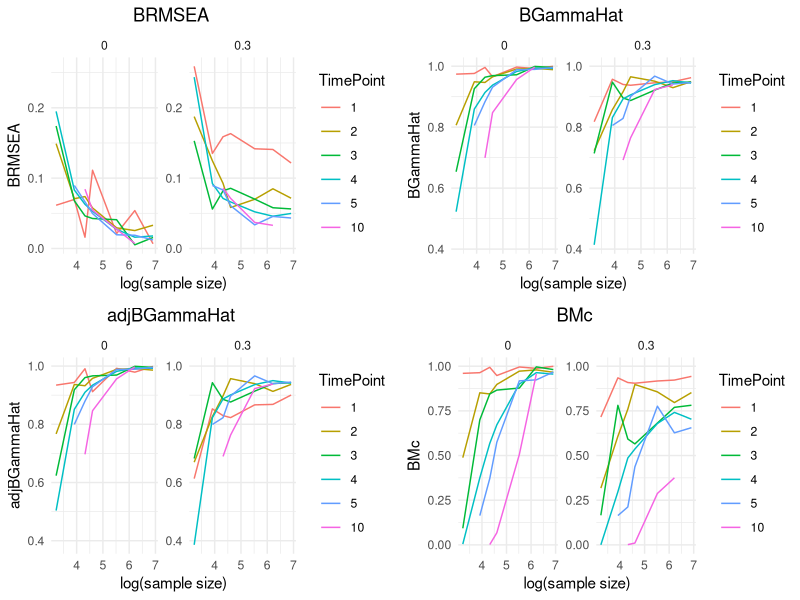
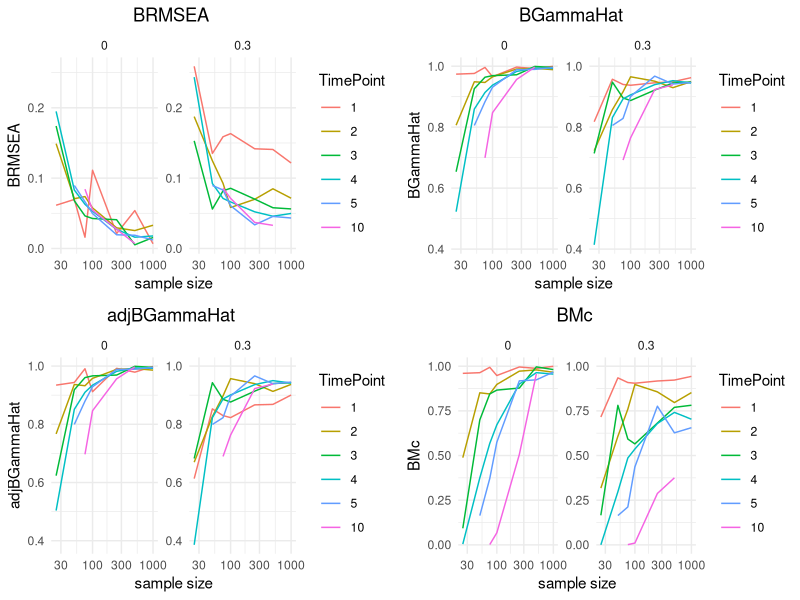
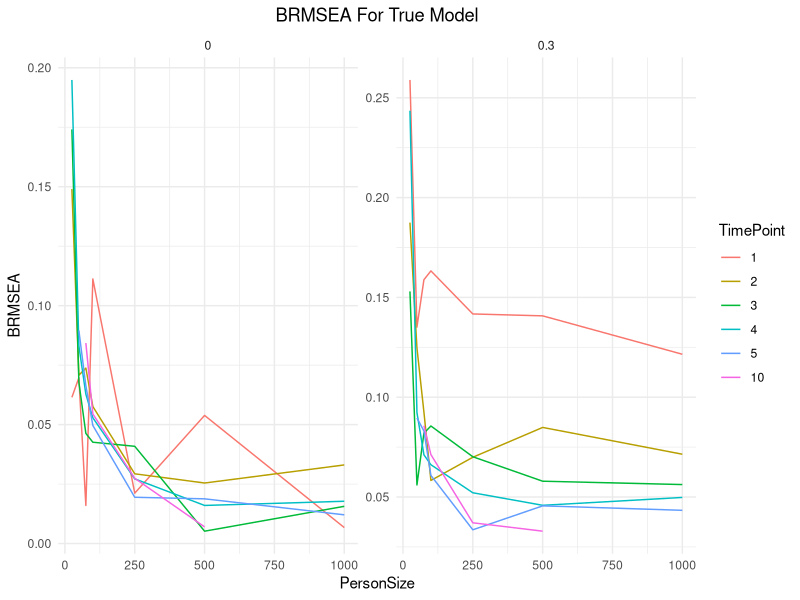
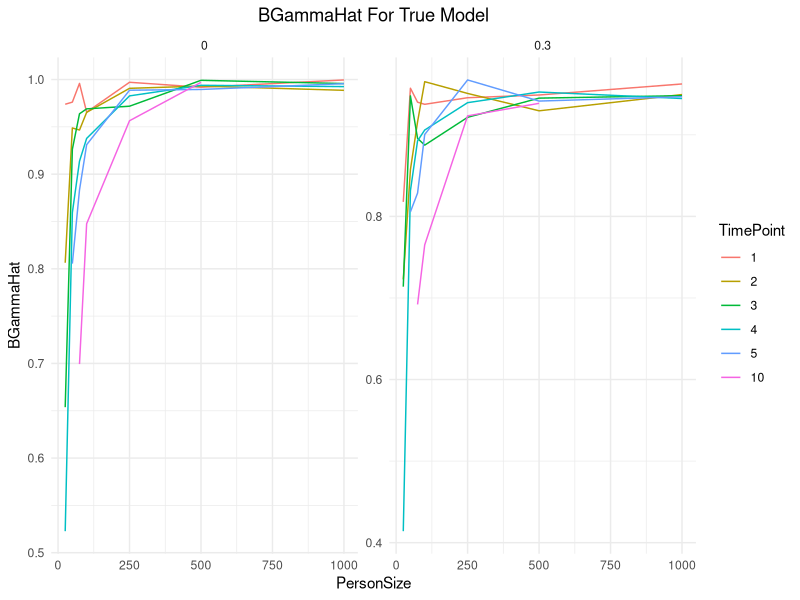
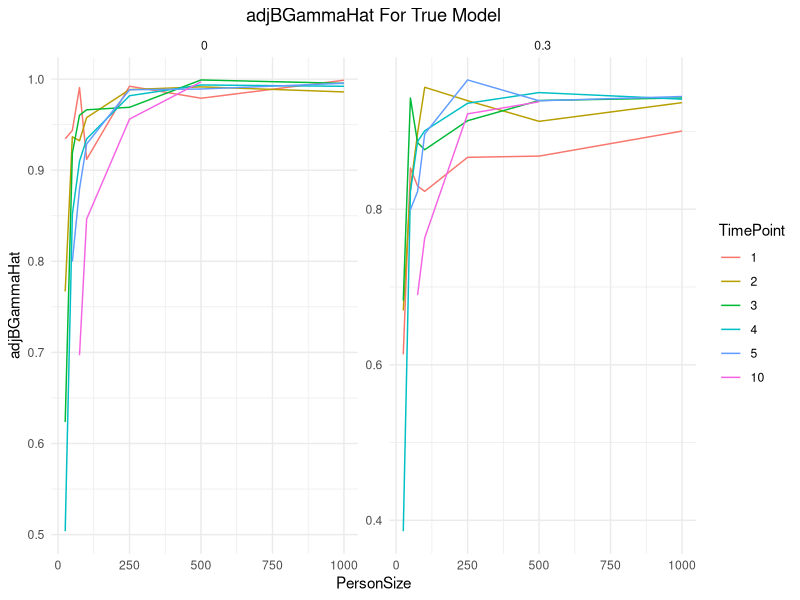
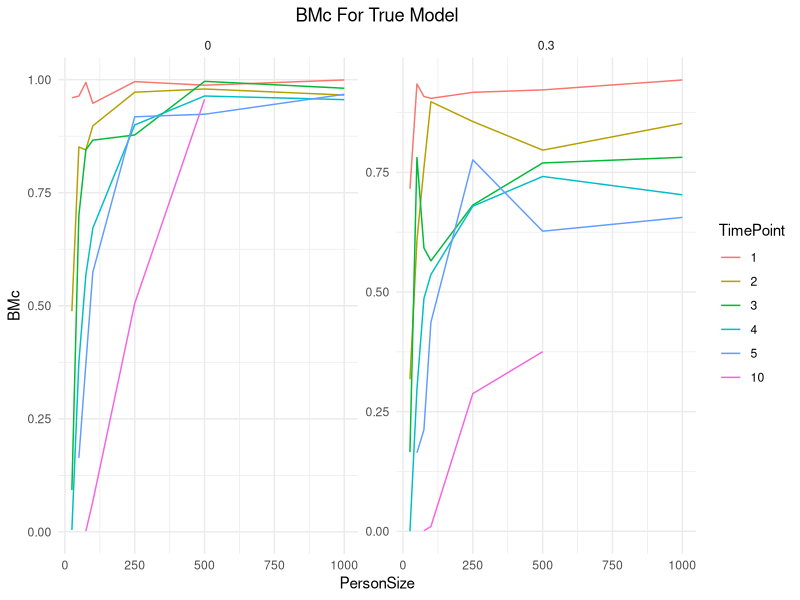
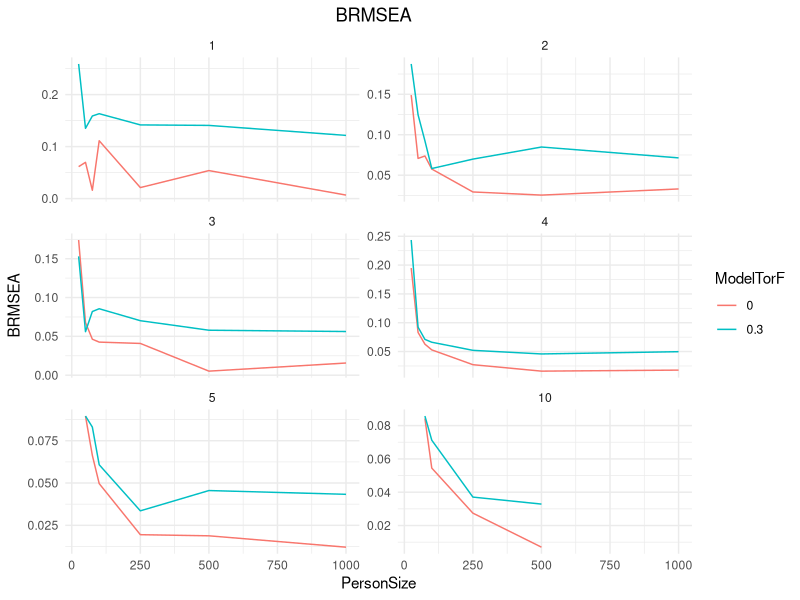
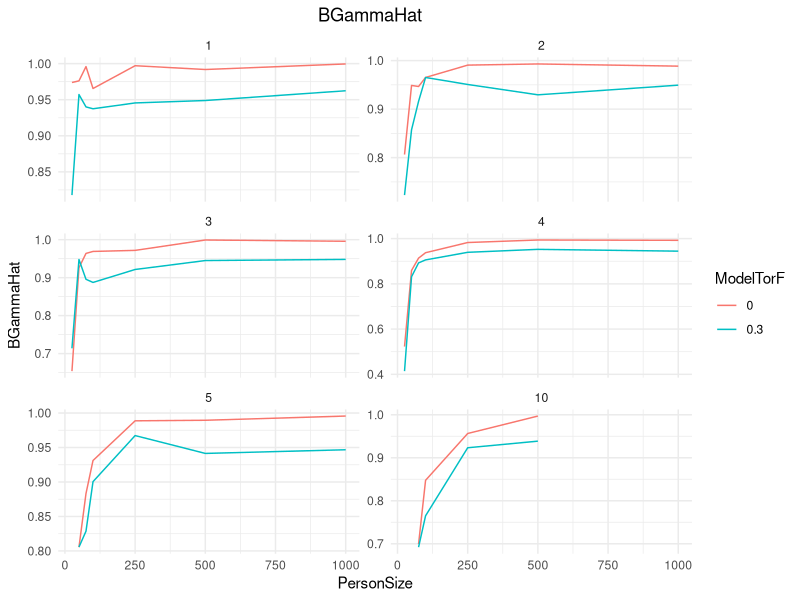

Write R code to recreate these figures, in order.
setwd("/Users/admin/Desktop/Research Project/CODE/TUUni/FINAL/old run")
getwd()

library(readr)
library(dplyr)
library(ggplot2)
data <- read_csv("final_combined.csv")





#final_column_num 4, 5, 6, 7 for BRMSEA BGammaHat adjBGammaHat      BMc
# final_column_name_str "BRMSEA"  "BGammaHat" "adjBGammaHat"      "BMc"

Create2graphs <- function(data_MAIN, final_column_num, final_column_name_str){

  BRMSEA_data <- data_MAIN[,c(1,2,3,final_column_num)]
  BRMSEA_TM <- BRMSEA_data %>% filter( ModelTorF == 0)
  BRMSEA_TM <- BRMSEA_TM[,c(1,2,4)]
  BRMSEA_FM <- BRMSEA_data  %>% filter(ModelTorF == 0.3)
  BRMSEA_FM <- BRMSEA_FM[,c(1,2,4)]
  

  my_plot1 <-ggplot(BRMSEA_TM, aes_string(x = "PersonSize", y= final_column_name_str, color = "as.factor(TimePoint)")) +
    geom_line() +
    labs(x = "PersonSize", y = final_column_name_str, color = "TimePoint", title = paste(final_column_name_str, "For True Model", sep = " ") ) +
    theme_minimal() +
    theme(plot.title = element_text(hjust = 0.5))

  my_plot2 <- ggplot(BRMSEA_FM, aes_string(x = "PersonSize", y = final_column_name_str, color = "as.factor(TimePoint)")) +
    geom_line() +
    labs(x = "PersonSize", y = final_column_name_str, color = "TimePoint", title = paste(final_column_name_str, "For False Model", sep = " ") ) +
    theme_minimal() +
    theme(plot.title = element_text(hjust = 0.5))
  
  ggsave(paste(final_column_name_str, "T.jpg", sep = "_"), plot = my_plot1, width = 8, height = 6, units = "in")
  ggsave(paste(final_column_name_str, "F.jpg", sep = "_"), plot = my_plot2, width = 8, height = 6, units = "in")
}


#final_column_num 4, 5, 6, 7 for BRMSEA BGammaHat adjBGammaHat      BMc
# final_column_name_str "BRMSEA"  "BGammaHat" "adjBGammaHat"      "BMc"

# Create2graphs(data, 4, "BRMSEA" )
# Create2graphs(data, 5, "BGammaHat" )
# Create2graphs(data, 6, "adjBGammaHat" )
# Create2graphs(data, 7, "BMc" )
 

Create3graphs <- function(data_MAIN, final_column_num, final_column_name_str){
  
  BRMSEA_data <- data_MAIN[,c(1,2,3,final_column_num)]
  mac <- c(1, 2, 3, 4, 5, 10)
  BRMSEA_TM <- BRMSEA_data# %>% filter( ModelTorF == 0)
  
  
  
  
  my_plot1 <-ggplot(BRMSEA_TM, aes_string(x = "PersonSize", y= final_column_name_str, color = "as.factor( TimePoint)")) +
    geom_line() +
    facet_wrap(~ ModelTorF, scales = "free_y", nrow = 3, ncol = 2) +
    labs(x = "PersonSize", y = final_column_name_str, color = "TimePoint", title = paste(final_column_name_str, "For True Model", sep = " ") ) +
    theme_minimal() +
    theme(plot.title = element_text(hjust = 0.5))
  
  
  ggsave(paste(final_column_name_str, "Time.jpg", sep = "_"), plot = my_plot1, width = 8, height = 6, units = "in")
}

Create3graphs(data, 4, "BRMSEA" )
Create3graphs(data, 5, "BGammaHat" )
Create3graphs(data, 6, "adjBGammaHat" )
Create3graphs(data, 7, "BMc" )



Create4graphs <- function(data_MAIN, final_column_num, final_column_name_str){
  
  BRMSEA_data <- data_MAIN[,c(1,2,3,final_column_num)]
  mac <- c(1, 2, 3, 4, 5, 10)
  BRMSEA_TM <- BRMSEA_data# %>% filter( ModelTorF == 0)
  
  
  

  my_plot1 <-ggplot(BRMSEA_TM, aes_string(x = "PersonSize", y= final_column_name_str, color = "as.factor( ModelTorF)")) +
    geom_line() +
    facet_wrap(~ TimePoint, scales = "free_y", nrow = 3, ncol = 2) +
    labs(x = "PersonSize", y = final_column_name_str, color = "ModelTorF", title = paste(final_column_name_str, " ", sep = " ") ) +
    theme_minimal() +
    theme(plot.title = element_text(hjust = 0.5))
  

  ggsave(paste(final_column_name_str, "0_03.jpg", sep = "_"), plot = my_plot1, width = 8, height = 6, units = "in")
}

Create4graphs(data, 4, "BRMSEA" )
Create4graphs(data, 5, "BGammaHat" )
Create4graphs(data, 6, "adjBGammaHat" )
Create4graphs(data, 7, "BMc" )




Create5graphs <- function(data_MAIN, final_column_num, final_column_name_str){
  
  BRMSEA_data <- data_MAIN#[,c(1,2,3,final_column_num)]
  BRMSEA_TM <- BRMSEA_data# %>% filter( ModelTorF == 0)
  
  
  columns_to_plot <- c("BRMSEA", "BGammaHat", "adjBGammaHat", "BMc")
  
  # Create a list to store plots
  plots_list <- list()
  
  # Loop through each column and create a plot
  for (column in columns_to_plot) {  
  
    my_plot1 <-ggplot(BRMSEA_TM, aes_string(x = "log(PersonSize)", y= column, color = "as.factor( TimePoint)")) +
      geom_line() +
      facet_wrap(~ ModelTorF, scales = "free_y", nrow = 3, ncol = 2) +
      labs(x = "log(sample size)", y = column, color = "TimePoint", title = paste(column, "", sep = " ") ) +
      theme_minimal() +
      theme(plot.title = element_text(hjust = 0.5)) +
      coord_cartesian(ylim = c(min(BRMSEA_TM[[column]]), max(BRMSEA_TM[[column]])))
    
    plots_list[[column]] <- my_plot1
  }
  my_plot1 <- do.call(gridExtra::grid.arrange, plots_list)
  
  ggsave("ALL_ONE.jpg", plot = my_plot1, width = 8, height = 6, units = "in")
}

Create5graphs(data, 4, "BRMSEA" )

# data$PersonSize <- log(data$PersonSize)





Create6graphs <- function(data_MAIN, final_column_num, final_column_name_str){
  
  BRMSEA_data <- data_MAIN#[,c(1,2,3,final_column_num)]
  BRMSEA_TM <- BRMSEA_data# %>% filter( ModelTorF == 0)
  
  
  columns_to_plot <- c("BRMSEA", "BGammaHat", "adjBGammaHat", "BMc")
  
  # Create a list to store plots
  plots_list <- list()
  
  # Loop through each column and create a plot
  for (column in columns_to_plot) {  
    
    my_plot1 <-ggplot(BRMSEA_TM, aes_string(x = "PersonSize", y= column, color = "as.factor( TimePoint)")) +
      geom_line() +
      facet_wrap(~ ModelTorF, scales = "free_y", nrow = 3, ncol = 2) +
      labs(x = "sample size", y = column, color = "TimePoint", title = paste(column, "", sep = " ") ) +
      theme_minimal() +
      theme(plot.title = element_text(hjust = 0.5)) +
      scale_x_log10()+
      coord_cartesian(ylim = c(min(BRMSEA_TM[[column]]), max(BRMSEA_TM[[column]])))
    
    plots_list[[column]] <- my_plot1
  }
  my_plot1 <- do.call(gridExtra::grid.arrange, plots_list)
  
  ggsave("ALL_ONE.jpg", plot = my_plot1, width = 8, height = 6, units = "in")
}

Create6graphs(data, 4, "BRMSEA" )



